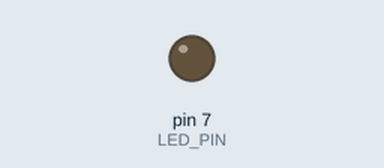
The sketch below on a simulated Arduino Uno, built with avr-gcc and run on an emulated ATmega328P. Parts: output pins drawn as LEDs (lit = HIGH). Dashed ring = blinking. At 2.0 s the program stops and its outputs stay as they are.

Above: at 0.5 s.
At 1.85 s:
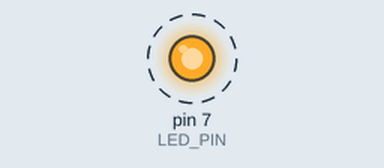
Timing chart, 0 to 3.0 s (numbered marks = the images above):
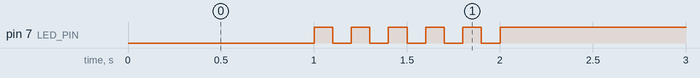

Measured:
- by itself, pin 7 (LED_PIN): alternates HIGH for 0.10 s and LOW for 0.10 s, 11 changes in all, then stays HIGH

The sketch:

05_practice_2.ino
```cpp
#define LED_PIN 7
#define LED_ON  LOW    // 5V-저항-LED-Pin7 배선이므로 LOW가 켜짐
#define LED_OFF HIGH

void setup() {
  pinMode(LED_PIN, OUTPUT);
  digitalWrite(LED_PIN, LED_OFF);   // 시작 시 꺼둠
}

void loop() {
  // (1) 0~1초: LED 켜기
  digitalWrite(LED_PIN, LED_ON);
  delay(1000);

  // (2) 1~2초: 5회 깜빡임 (1회당 200ms = 꺼짐 100ms + 켜짐 100ms)
  for (int i = 0; i < 5; i++) {
    digitalWrite(LED_PIN, LED_OFF);
    delay(100);
    digitalWrite(LED_PIN, LED_ON);
    delay(100);
  }

  // (3) LED 끄고 무한루프로 정지
  digitalWrite(LED_PIN, LED_OFF);
  while (1) {}
}
```
